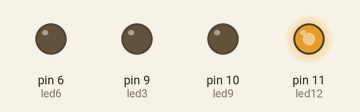
This sketch was run on a simulated Arduino Uno, built with avr-gcc and run on an emulated ATmega328P. Shown: output pins drawn as LEDs (lit = HIGH).

Above: at 0.05 s.
At 29.8 s:
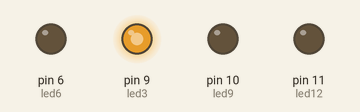
At 44.8 s:
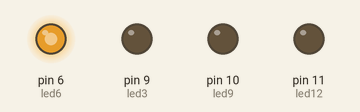
At 59.8 s:
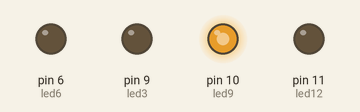
Timing chart, 0 to 78.0 s (numbered marks = the images above):
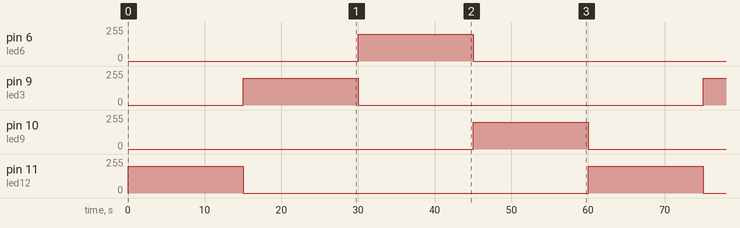

Measured:
- by itself, pin 6 (led6), pin 9 (led3), pin 10 (led9), pin 11 (led12): alternates 200/255 for 15.0 s and 0/255 for 45.0 s

The sketch:

LEDClock.ino
```cpp
int led12 = 11;
int led9 = 10;
int led6 = 6;
int led3 = 9;
unsigned long count = 0;
bool countSet = false;


void setup() {
  // put your setup code here, to run once:
  Serial.begin(9600);
  pinMode(led12,OUTPUT);
  pinMode(led9, OUTPUT);
  pinMode(led6, OUTPUT);
  pinMode(led3, OUTPUT);
}

void loop() {
  // put your main code here, to run repeatedly:
  unsigned long now = millis();

  if (now - count >= 0 && now - count < 15000) {
    analogWrite(led12, 200);
    analogWrite(led9, 0);
    analogWrite(led6, 0);
    analogWrite(led3, 0);
  }
  if (now - count >= 15000 && now - count < 30000) {
    analogWrite(led12, 0);
    analogWrite(led9, 0);
    analogWrite(led6, 0);
    analogWrite(led3, 200);
  }
  if (now - count >= 30000 && now - count < 45000) {
    analogWrite(led12, 0);
    analogWrite(led9, 0);
    analogWrite(led6, 200);
    analogWrite(led3, 0);
  }
  if (now - count >= 45000 && now - count < 60000) {
    analogWrite(led12, 0);
    analogWrite(led9, 200);
    analogWrite(led6, 0);
    analogWrite(led3, 0);
  }
  if ( now - count >= 60000) {
    count = now;
  }


}
```
